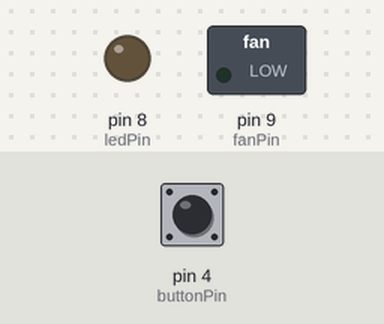
This sketch was run on a simulated Arduino Uno, built with avr-gcc and run on an emulated ATmega328P. Parts: switched loads named in the sketch (green lamp = pin HIGH), output pins drawn as LEDs (lit = HIGH). The test bench sets the inputs (shaded band); at power-on: pin 4 (buttonPin) HIGH.

Above: at 1.2 s.
1.3 s: pin 4 (buttonPin) pulled LOW for 0.15 s
At 2.0 s:
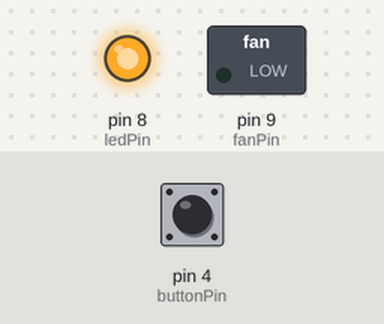
At 16.9 s:
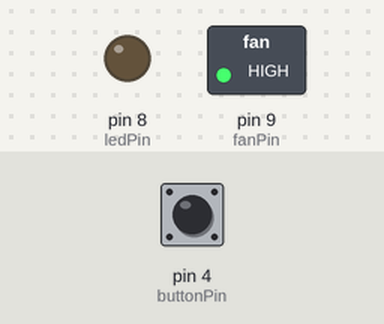
Timing chart, 0 to 17.8 s (numbered marks = the images above; inputs shaded):
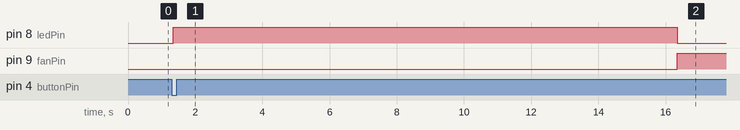

Measured:
- after the input at 1.3 s, pin 8 (ledPin): LOW → HIGH after 0.05 s, → LOW 15.0 s later; pin 9 (fanPin): LOW → HIGH after 15.0 s

The sketch:

job11.ino
```cpp
const int buttonPin = 4;
const int ledPin = 8;
const int fanPin = 9;

bool ledOn = false;
bool fanOn = false;
bool buttonPressed = false;

unsigned long ledStartTime = 0;

void setup() {
  pinMode(buttonPin, INPUT);
  pinMode(ledPin, OUTPUT);
  pinMode(fanPin, OUTPUT);
}

void loop() {

  if (digitalRead(buttonPin) == LOW && !buttonPressed) {
    buttonPressed = true;
    delay(50); //

    if (!ledOn && !fanOn) {

      digitalWrite(ledPin, HIGH);
      ledStartTime = millis();
      ledOn = true;
    } else if (fanOn) {

      digitalWrite(fanPin, LOW);
      fanOn = false;
    }
  }


  if (digitalRead(buttonPin) == HIGH && buttonPressed) {
    buttonPressed = false;
    delay(50);
  }


  if (ledOn && millis() - ledStartTime >= 15000) {
    digitalWrite(ledPin, LOW);
    digitalWrite(fanPin, HIGH);
    ledOn = false;
    fanOn = true;
  }
}
```
